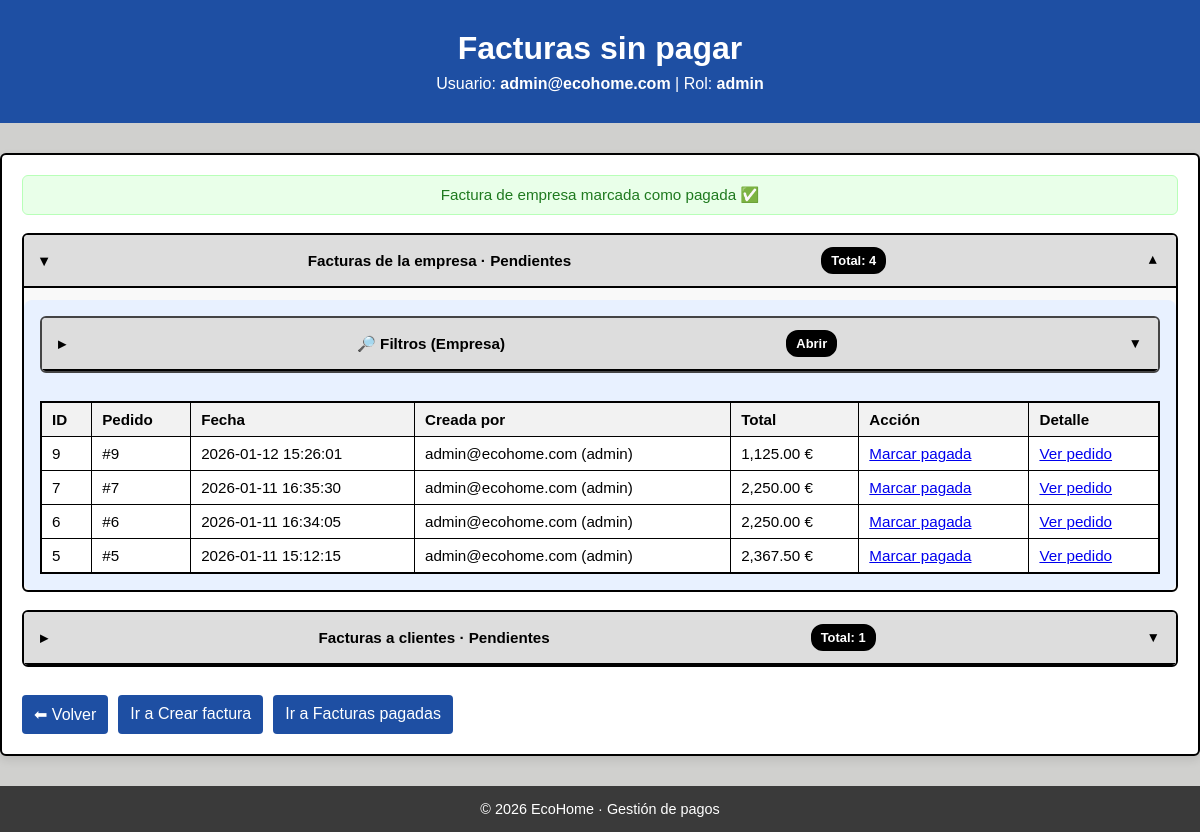
/facturas_pagos.php?ok=empresa_pagada&open=empresa&focus=acc_empresa (signed in), run on the app's committed database.
### tables this page shows
CREATE TABLE facturas (
  id INTEGER PRIMARY KEY AUTOINCREMENT,
  pedido_id INTEGER NOT NULL UNIQUE,
  trabajador_id INTEGER NOT NULL,
  creado_en TEXT NOT NULL DEFAULT (datetime('now')),
  total REAL NOT NULL CHECK (total >= 0),
  estado TEXT NOT NULL DEFAULT 'pendiente' CHECK (estado IN ('pendiente','pagada')),
  FOREIGN KEY (pedido_id) REFERENCES pedidos(id) ON DELETE CASCADE,
  FOREIGN KEY (trabajador_id) REFERENCES trabajadores(id)
);

CREATE TABLE trabajadores (
    id              INTEGER PRIMARY KEY AUTOINCREMENT,
    nombre          TEXT NOT NULL,
    apellido1       TEXT NOT NULL,
    apellido2       TEXT,
    telefono        TEXT,
    correo          TEXT NOT NULL UNIQUE,
    password_hash   TEXT NOT NULL,
    rol             TEXT NOT NULL
                    CHECK (rol IN ('admin', 'RRHH', 'Directivos', 'Logistica', 'Gestion')),
    creado_en       TEXT NOT NULL DEFAULT (datetime('now')),
    activo          INTEGER NOT NULL DEFAULT 1
                    CHECK (activo IN (0, 1))
);

### facturas_pagos.php (the view, shortened to what this page needs)
<?php
$user = $_SESSION['user'];
$rol  = $user['rol'] ?? '';
$pdo = getPDO();
$ok  = $_GET['ok']  ?? '';
$openFromReturn  = trim($_GET['open'] ?? '');
$emp_id     = trim($_GET['emp_id'] ?? '');
$emp_pedido = trim($_GET['emp_pedido'] ?? '');
$emp_correo = trim($_GET['emp_correo'] ?? '');
$emp_desde  = trim($_GET['emp_desde'] ?? '');
$emp_hasta  = trim($_GET['emp_hasta'] ?? '');
$emp_min    = trim($_GET['emp_min'] ?? '');
$emp_max    = trim($_GET['emp_max'] ?? '');
$cli_id      = trim($_GET['cli_id'] ?? '');
$cli_cliente = trim($_GET['cli_cliente'] ?? '');
$cli_concept = trim($_GET['cli_concept'] ?? '');
$cli_correo  = trim($_GET['cli_correo'] ?? '');
$cli_desde   = trim($_GET['cli_desde'] ?? '');
$cli_hasta   = trim($_GET['cli_hasta'] ?? '');
$cli_min     = trim($_GET['cli_min'] ?? '');
$cli_max     = trim($_GET['cli_max'] ?? '');
function buildEmpWhere(array &$params): string {
    $w = [];
    return $w ? (' AND ' . implode(' AND ', $w)) : '';
}
function buildCliWhere(array &$params): string {
    $w = [];
    return $w ? (' AND ' . implode(' AND ', $w)) : '';
}
$empParams = [];
$empExtra  = buildEmpWhere($empParams);
$sqlEmpresa = "
    SELECT f.id, f.pedido_id, f.creado_en, f.total, f.estado,
           t.correo AS creador_correo, t.rol AS creador_rol
    FROM facturas f
    JOIN trabajadores t ON t.id = f.trabajador_id
    WHERE f.estado = 'pendiente'
    $empExtra
    ORDER BY f.id DESC
";
$stEmp = $pdo->prepare($sqlEmpresa);
$stEmp->execute($empParams);
$factEmpresa = $stEmp->fetchAll();
$cliParams = [];
$cliExtra  = buildCliWhere($cliParams);
$sqlClientes = "
    SELECT fc.id, fc.creado_en, fc.cliente_nombre, fc.cliente_email, fc.concepto,
           fc.archivo_path,
           fc.total, fc.estado,
           t.correo AS creador_correo, t.rol AS creador_rol
    FROM facturas_clientes fc
    JOIN trabajadores t ON t.id = fc.trabajador_id
    WHERE fc.estado = 'pendiente'
    $cliExtra
    ORDER BY fc.id DESC
";
$stCli = $pdo->prepare($sqlClientes);
$stCli->execute($cliParams);
$factClientes = $stCli->fetchAll();
$countEmpresa  = count($factEmpresa);
$countClientes = count($factClientes);
$openEmpresaFiltro  = ($emp_id.$emp_pedido.$emp_correo.$emp_desde.$emp_hasta.$emp_min.$emp_max) !== '';
$openClientesFiltro = ($cli_id.$cli_cliente.$cli_concept.$cli_correo.$cli_desde.$cli_hasta.$cli_min.$cli_max) !== '';
$openEmpresaAcordeon  = $openEmpresaFiltro;
$openClientesAcordeon = $openClientesFiltro;
if ($openFromReturn === 'empresa')  $openEmpresaAcordeon  = true;
?>
<!DOCTYPE html>
<html lang="es">
<head>
    <link rel="stylesheet" href="style.css">
</head>
<body>
<header class="header">
    <h1>Facturas sin pagar</h1>
    <p>
        Usuario: <strong><?= htmlspecialchars($user['correo']) ?></strong> |
        Rol: <strong><?= htmlspecialchars($rol) ?></strong>
    </p>
</header>
<main class="main">
<section class="dashboard-box" style="max-width:1200px; text-align:left;">
    <?php if ($ok === 'empresa_pagada'): ?>
        <p class="success">Factura de empresa marcada como pagada ✅</p>
    <?php elseif ($ok === 'cliente_pagada'): ?>
        <p class="success">Factura de cliente marcada como pagada ✅</p>
    <?php endif; ?>
    <details class="acordeon" id="acc_empresa" <?= $openEmpresaAcordeon ? 'open' : '' ?>>
        <summary class="acordeon__summary">
            <span>Facturas de la empresa · Pendientes</span>
            <span class="badge">Total: <?= (int)$countEmpresa ?></span>
        </summary>
        <div class="acordeon__content">
            <details class="acordeon" id="filtro_empresa" style="margin:0 0 18px 0;" <?= $openEmpresaFiltro ? 'open' : '' ?>>
                <summary class="acordeon__summary">
                    <span>🔎 Filtros (Empresa)</span>
                    <span class="badge">Abrir</span>
                </summary>
            </details>
            <?php if (!$factEmpresa): ?>
                <p>No hay resultados para este filtro.</p>
            <?php else: ?>
                <div style="overflow:auto;">
                    <table class="tabla">
                        <thead>
                        <tr>
                            <th>ID</th>
                            <th>Pedido</th>
                            <th>Fecha</th>
                            <th>Creada por</th>
                            <th>Total</th>
                            <th>Acción</th>
                            <th>Detalle</th>
                        </tr>
                        </thead>
                        <tbody>
                        <?php foreach ($factEmpresa as $f): ?>
                            <?php $rowId = 'emp_' . (int)$f['id']; ?>
                            <tr id="<?= htmlspecialchars($rowId) ?>">
                                <td><?= (int)$f['id'] ?></td>
                                <td>#<?= (int)$f['pedido_id'] ?></td>
                                <td><?= htmlspecialchars($f['creado_en']) ?></td>
                                <td><?= htmlspecialchars($f['creador_correo']) ?> (<?= htmlspecialchars($f['creador_rol']) ?>)</td>
                                <td><?= number_format((float)$f['total'], 2) ?> €</td>
                                <td>
                                    <a
                                      href="factura_empresa_pagar.php?id=<?= (int)$f['id'] ?>&back=facturas_pagos&open=empresa&focus=acc_empresa"
                                      onclick="return confirm('¿Marcar esta factura como pagada?');"
                                    >
                                        Marcar pagada
                                    </a>
                                </td>
                                <td>
                                    <a href="pedido_ver.php?id=<?= (int)$f['pedido_id'] ?>&back=facturas_pagos&open=empresa&focus=<?= htmlspecialchars($rowId) ?>">
                                        Ver pedido
                                    </a>
                                </td>
                            </tr>
                        <?php endforeach; ?>
                        </tbody>
                    </table>
                </div>
            <?php endif; ?>
        </div>
    </details>
    <details class="acordeon" id="acc_clientes" <?= $openClientesAcordeon ? 'open' : '' ?>>
        <summary class="acordeon__summary">
            <span>Facturas a clientes · Pendientes</span>
            <span class="badge">Total: <?= (int)$countClientes ?></span>
        </summary>
    </details>
    <div style="margin-top:15px; display:flex; gap:10px; flex-wrap:wrap;">
        <a class="link-btn" href="facturas.php">⬅ Volver</a>
        <a class="link-btn" href="facturas_crear.php">Ir a Crear factura</a>
        <a class="link-btn" href="facturas_pagadas.php">Ir a Facturas pagadas</a>
    </div>
</section>
</main>
<footer class="footer">
    <p>© 2026 EcoHome · Gestión de pagos</p>
</footer>
</body>
</html>

### style.css (style rules this page uses)
* { margin: 0; padding: 0; box-sizing: border-box; font-family: Arial, Helvetica, sans-serif; }
:root { --azul: #1e4fa3; --naranja: #f28c28; --gris: #3a3a3a; --gris-claro: #f2f2f2; }
body { background-color: var(--gris-claro); min-height: 100vh; display: flex; flex-direction: column; }
.header { background-color: var(--azul); color: white; text-align: center; padding: 30px 20px; }
.header h1 { font-size: 2rem; }
.header p { margin-top: 8px; font-size: 1rem; }
.main { flex: 1; display: flex; justify-content: center; align-items: center; }
.footer { background-color: var(--gris); color: white; text-align: center; padding: 15px; font-size: 0.9rem; }
.link-btn { display: inline-block; margin-top: 12px; text-decoration: none; text-align: center; background-color: var(--azul); color: white; padding: 10px 12px; border-radius: 4px; }
.dashboard-box { background: white; padding: 30px; border-radius: 8px; width: 100%; max-width: 600px; text-align: center; box-shadow: 0 4px 10px rgba(0, 0, 0, 0.1); }
.success { background: #e9ffe9; border: 1px solid #b8ffb8; color: #1f7a1f; padding: 10px; border-radius: 6px; margin-bottom: 12px; font-size: 0.95rem; text-align: center; }
.tabla { width: 100%; border-collapse: collapse; margin-top: 10px; font-size: 0.95rem; }
.tabla th, .tabla td { border: 1px solid #ddd; padding: 10px; }
.tabla th { background: #f7f7f7; text-align: left; }
.tabla { width: 100%; border-collapse: collapse; border: 2px solid #000; background-color: #fff; }
.tabla th, .tabla td { border: 1px solid #000; padding: 8px 10px; text-align: left; vertical-align: middle; }
.tabla th { background-color: #f2f2f2; font-weight: 600; }
body { background-color: #d0d0ce; }
.dashboard-box { background-color: #ffffff; padding: 20px; border-radius: 6px; border: 2px solid #000; }
.main { margin-top: 30px; margin-bottom: 30px; }
.acordeon { border: 2px solid #000; border-radius: 6px; background: #fff; margin: 18px 0; overflow: hidden; }
.acordeon__summary { list-style: none; cursor: pointer; padding: 14px 16px; display: flex; justify-content: space-between; align-items: center; font-weight: 700; border-bottom: 2px solid #000; }
.acordeon__summary::before { content: "▸"; margin-right: 10px; font-weight: 900; }
details[open]>.acordeon__summary::before { content: "▾"; }
.acordeon__content { padding: 14px 16px 18px 16px; }
.badge { border: 2px solid #000; border-radius: 999px; padding: 4px 10px; font-weight: 700; background: #f3f3f3; white-space: nowrap; }
.acordeon { border: 2px solid #000; border-radius: 6px; margin-bottom: 16px; background-color: #f9f9f9; }
.acordeon__summary { list-style: none; cursor: pointer; padding: 12px 16px; font-weight: 600; display: flex; justify-content: space-between; align-items: center; background-color: #eaeaea; border-bottom: 2px solid #000; }
.acordeon__content { padding: 16px; background-color: #ffffff; }
.acordeon__summary::after { content: "▼"; font-size: 0.9em; margin-left: 10px; transition: transform 0.2s ease; }
.acordeon[open]>.acordeon__summary::after { transform: rotate(180deg); }
.badge { background-color: #000; color: #fff; padding: 4px 8px; border-radius: 12px; font-size: 0.85em; }
.acordeon .acordeon { border-color: #444; background-color: #f5f5f5; }
.acordeon .acordeon__summary { background-color: #ddd; font-size: 0.95em; }
.acordeon__content { background-color: #e8f1ff; border-radius: 8px; padding: 16px; margin-top: 12px; }
.acordeon__content .tabla { background-color: #ffffff; }

### data on the page
facturas: id "9", pedido "9", creado_en "2026-01-12 15:26:01", trabajador.correo "admin@ecohome.com", trabajador.rol "admin", total "1,125.00"
facturas: id "7", pedido "7", creado_en "2026-01-11 16:35:30", trabajador.correo "admin@ecohome.com", trabajador.rol "admin", total "2,250.00"
facturas: id "6", pedido "6", creado_en "2026-01-11 16:34:05", trabajador.correo "admin@ecohome.com", trabajador.rol "admin", total "2,250.00"
facturas: id "5", pedido "5", creado_en "2026-01-11 15:12:15", trabajador.correo "admin@ecohome.com", trabajador.rol "admin", total "2,367.50"

### other printed values
$user['correo'] "admin@ecohome.com"
$rol "admin"
$countEmpresa "4"
$countClientes "1"
